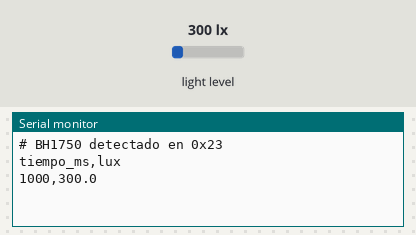
This sketch was run on a simulated Arduino Uno, built with avr-gcc and run on an emulated ATmega328P. On the bench: the last lines printed to the serial monitor. Wiring (inferred from the names in the program): BH1750 light sensor at I2C address 0x23. Inputs (shaded band) come from the test bench; at power-on: light level 300 lx.

Above: at 1.3 s.
1.4 s: light level set to 40 lx
At 2.7 s:
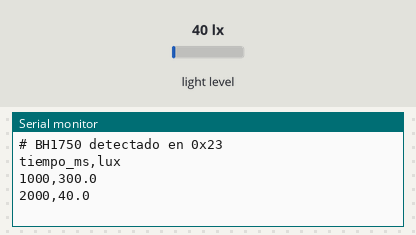
2.9 s: light level set to 500 lx
At 3.8 s:
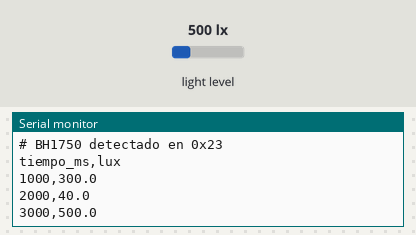
Timing chart, 0 to 5.9 s (numbered marks = the images above; inputs shaded):
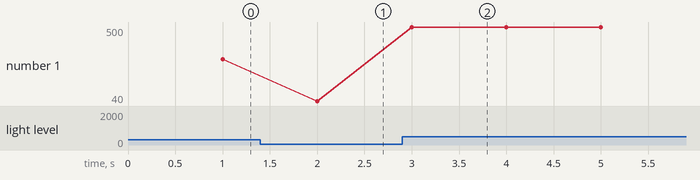

The sketch:

03_bh1750.ino
```cpp
/*
 * Solemne 1 - Grupo 1 - BH1750 / GY-302 (iluminancia en lux, bus I2C)
 * Conexion: VCC -> 5V (modulo GY-302), GND -> GND, SDA -> A4, SCL -> A5
 *
 * NO requiere libreria externa: lectura directa por I2C con Wire.
 *
 * Direcciones posibles: 0x23 (ADDR al aire, tipico) o 0x5C (ADDR a VCC).
 * El programa detecta automaticamente cual responde.
 *
 * Comandos usados:
 *   0x01 : encender (power on)
 *   0x10 : modo continuo, resolucion alta (1 lx, 120 ms por medicion)
 * La hoja de datos indica: lux = valor_crudo / 1.2
 *
 * Salida:
 *   - lux : variable fisica (lectura cruda / 1.2)
 */

#include <Wire.h>

uint8_t dirBH = 0x23;

bool escribirBH(uint8_t comando) {
  Wire.beginTransmission(dirBH);
  Wire.write(comando);
  return Wire.endTransmission() == 0;   // 0 = el dispositivo respondio (ACK)
}

void setup() {
  Serial.begin(115200);
  Wire.begin();

  // Detectar direccion: probar 0x23 y luego 0x5C
  bool encontrado = false;
  uint8_t candidatas[2] = {0x23, 0x5C};
  for (uint8_t i = 0; i < 2; i++) {
    dirBH = candidatas[i];
    if (escribirBH(0x01)) {   // power on
      encontrado = true;
      break;
    }
  }

  if (!encontrado) {
    Serial.println(F("# BH1750 no detectado en 0x23 ni 0x5C. Revisar SDA=A4, SCL=A5, VCC y GND."));
    while (true) { delay(1000); }
  }

  escribirBH(0x10);   // modo continuo, alta resolucion
  delay(180);         // primera medicion lista (max 180 ms)

  Serial.print(F("# BH1750 detectado en 0x"));
  Serial.println(dirBH, HEX);
  Serial.println(F("tiempo_ms,lux"));
}

void loop() {
  static uint32_t t_ultima = 0;
  if (millis() - t_ultima < 1000) return;
  t_ultima = millis();

  Wire.requestFrom(dirBH, (uint8_t)2);
  if (Wire.available() < 2) {
    Serial.println(F("# BH1750: sin respuesta al leer lux"));
    return;
  }
  uint16_t crudo = ((uint16_t)Wire.read() << 8) | Wire.read();
  float lux = crudo / 1.2;   // conversion indicada por el fabricante (ROHM)

  Serial.print(millis());
  Serial.print(',');
  Serial.println(lux, 1);
}
```

Measured:
- after the input at 1.4 s, the serial monitor: prints a new line after 0.60 s (image 1)
- after the input at 2.9 s, the serial monitor: prints a new line after 0.10 s (image 2)
- plotted number 1: 300 → 40 after the input at 1.4 s, 40 → 500 after the input at 2.9 s
